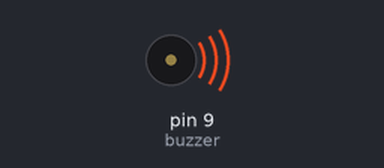
The sketch below on a simulated Arduino Uno, built with avr-gcc and run on an emulated ATmega328P. Shown: buzzer (waves = sounding).

Above: at 1.5 s.
At 8.0 s:
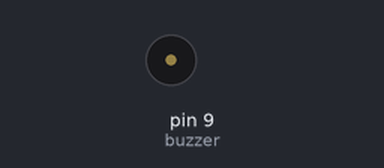
Timing chart, 0 to 16.9 s (numbered marks = the images above):
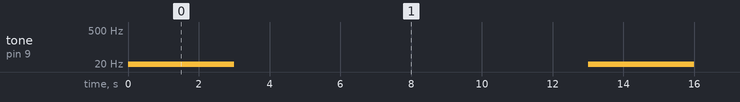

Measured:
- by itself, tone on pin 9 (buzzer): alternates 20 Hz for 3.0 s and silent for 10.0 s

The sketch:

sketch_sep17a.ino
```cpp
const int buzzer = 9; //buzzer to arduino pin 9

void setup(){
  pinMode(buzzer, OUTPUT); // Set buzzer - pin 9 as an output
}

void loop(){
  tone(buzzer, 20); // Send 1KHz sound signal...
  delay(3000);        // ...for 3 sec
  noTone(buzzer);     // Stop sound...
  delay(10000);        // ...for 10 sec
}
```
